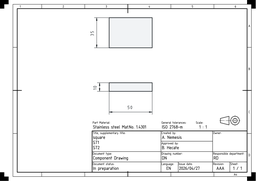
#> input picture drawing/images/page_1.png, 256 x 181 px, shrunk from 3509 x 2480 before the run
$ python -i preprocess.py   (imports and definitions only)   (older library calls are emulated)
#> lines starting #> are read from the running program, lines starting #| are printed output that depends on the picture
import cv2
import numpy as np
from skimage.restoration import denoise_tv_chambolle


# ──────────────────────────────────────────────────────────
# Step 1: ノイズ除去
# ──────────────────────────────────────────────────────────

# [156 lines left out: functions denoise, binarize_otsu, binarize_adaptive, detect_skew_hough, detect_skew_projection, detect_skew and 1 more, not called in this run]


# ──────────────────────────────────────────────────────────
# Step 4: 超解像（Super-Resolution）
# ──────────────────────────────────────────────────────────

def super_resolve(
    img: np.ndarray,
    scale: int = 2,
    tv_weight: float = 0.03,
    unsharp_amount: float = 1.5,
    lap_boost: float = 0.4,
) -> np.ndarray:
    """
    図面特化の超解像パイプライン（外部モデル不要・ローカル完結）。

    【設計思想】
    深層学習 SR（EDSR/RealESRGAN）は自然画像のテクスチャを
    ハルシネーションで補完する。図面に対してはこれが逆効果：
    実在しない寸法数字や線が「生成」されてしまう危険がある。

    そのため図面では「エッジを忠実に保持しながら解像度を上げる」
    アルゴリズムベース SR が推奨される。

    【4ステップ構成】
    1. Lanczos4 アップスケール
       高品質な補間。Bicubic よりリンギングが少ない。

    2. Total Variation (TV) デノイジング
       エッジ（線）を保持しつつ、補間で生じたぼやけを除去する。
       weight が小さいほどエッジ保持優先（図面は 0.02〜0.05 推奨）。

    3. Unsharp Mask
       ガウシアンブラーとの差分でエッジを強調。
       amount=1.5 は寸法線の可読性を上げつつ過剰シャープを防ぐ。

    4. Laplacian Boost
       2次微分で細かいエッジをさらに強調。
       OCR 前処理として文字のエッジを立てるのに有効。

    Parameters:
        scale:          アップスケール倍率（2 or 4 推奨）
        tv_weight:      TV 正則化強度（小 = エッジ優先）
        unsharp_amount: アンシャープマスク強度（1.0〜2.0）
        lap_boost:      Laplacian 強調係数（0 でスキップ相当）

    実用ガイド:
        - 150dpi スキャン → 300dpi: scale=2, tv_weight=0.03
        - 75dpi スキャン  → 300dpi: scale=4, tv_weight=0.02
        - 300dpi 以上のデジタル PDF: SR 不要
    """
#> called with scale = 2, tv_weight = 0.03, unsharp_amount = 1.5, lap_boost = 0.4
    h, w = img.shape
#> h = 181; w = 256

    # 1. Lanczos4 アップスケール
    upscaled = cv2.resize(
        img, (w * scale, h * scale), interpolation=cv2.INTER_LANCZOS4
    )
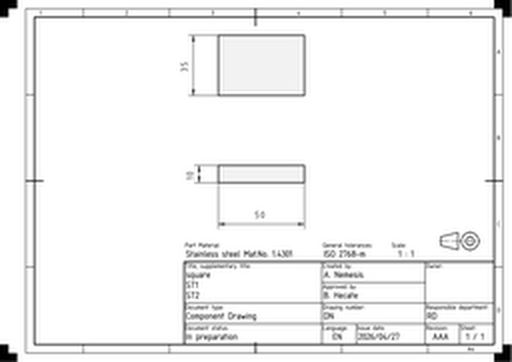
#> upscaled: shape (362, 512); min 0, max 255, mean 242.6

    # 2. Total Variation デノイジング（エッジ保持）
    up_f = upscaled.astype(np.float64) / 255.0
    tv_denoised = denoise_tv_chambolle(up_f, weight=tv_weight, channel_axis=None)
    tv_u8 = (tv_denoised * 255).clip(0, 255).astype(np.uint8)

    # 3. Unsharp Mask（エッジ強調）
    blur = cv2.GaussianBlur(tv_u8, (0, 0), sigmaX=1.2)
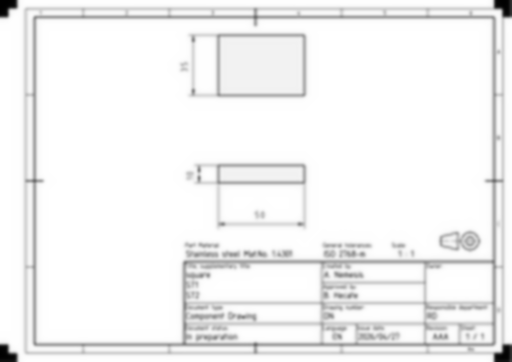
#> blur: shape (362, 512); min 0, max 255, mean 242.3
    sharpened = cv2.addWeighted(
        tv_u8, 1.0 + unsharp_amount,
        blur, -unsharp_amount,
        0
    )
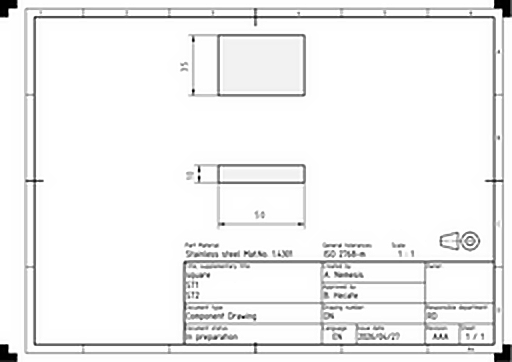
#> sharpened: shape (362, 512); min 0, max 255, mean 241.5

    # 4. Laplacian Boost（文字・細線のエッジ強調）
    if lap_boost > 0:
        lap = cv2.Laplacian(sharpened, cv2.CV_64F)
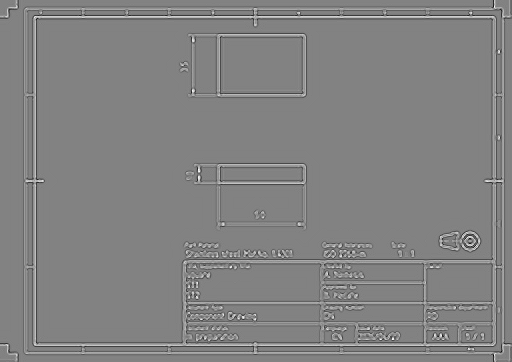
#> lap: shape (362, 512) float64; min -278, max 267, mean 0; drawn with min black and max white
        out = np.clip(
            sharpened.astype(np.float64) - lap_boost * lap,
            0, 255
        ).astype(np.uint8)
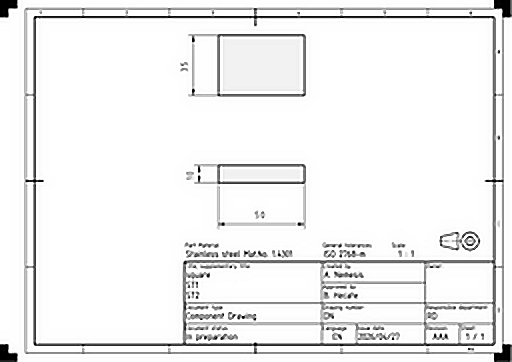
#> out: shape (362, 512); min 0, max 255, mean 239.5
    else:
        out = sharpened

    return out

>>> import cv2
>>> picture = cv2.imread('../drawing/images/page_1.png', cv2.IMREAD_GRAYSCALE)
>>> result = super_resolve(picture)
